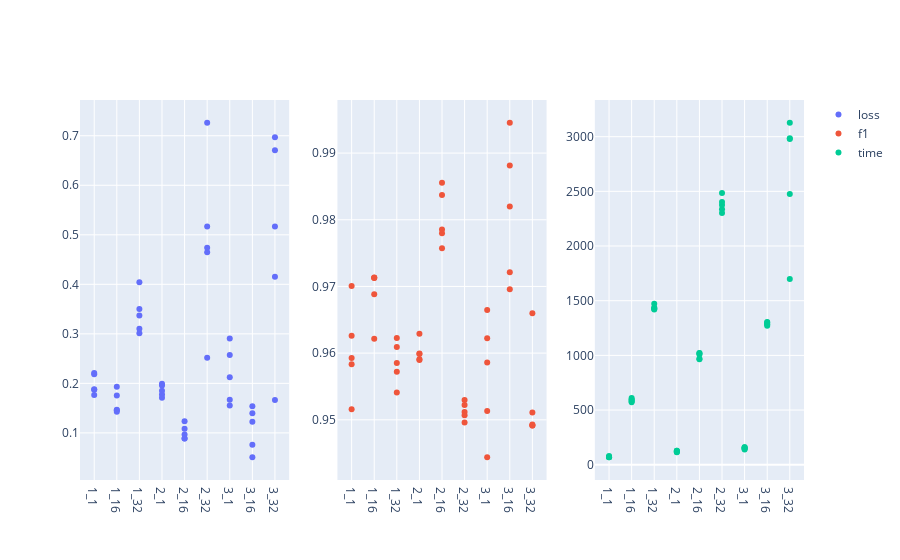
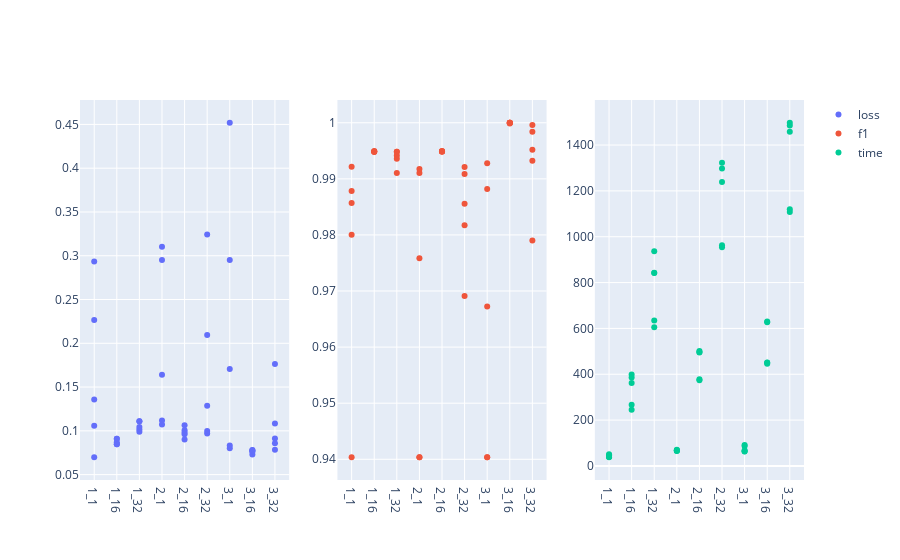
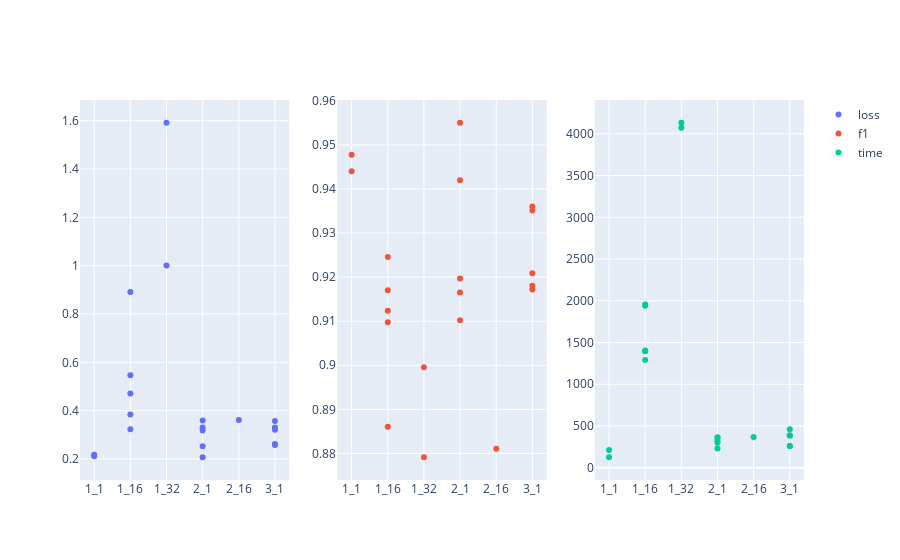
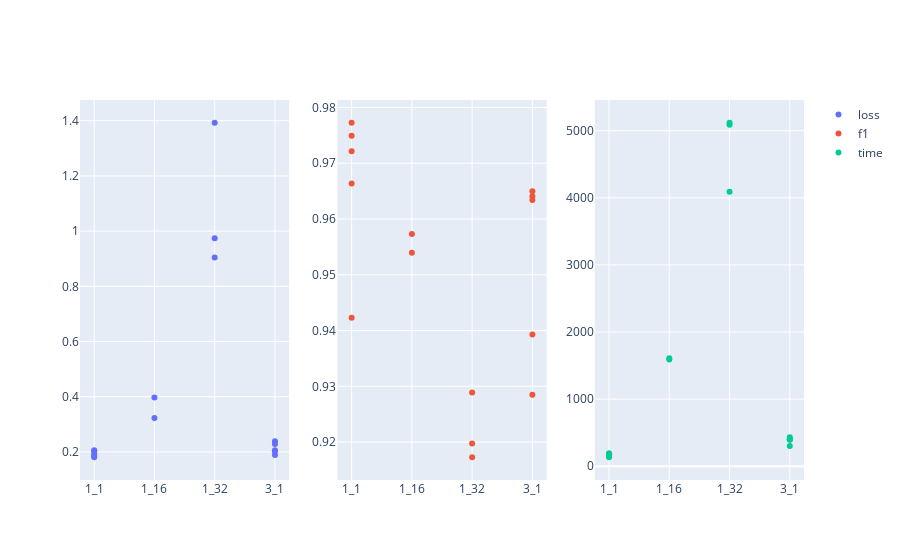

The code cell stored with these charts, in order, in its notebook:
### Markdown cell above
# Train Stats

### Code cell
visualise_train()

### Figure 1 — Plotly figure (JSON) as saved in the notebook; plotly's stock layout.template omitted (floating-point values rounded to 4 significant figures)
{"data": [{"mode": "markers", "name": "loss", "type": "scatter", "x": ["1_1", "1_1", "1_1", "1_1", "1_1", "1_16", "1_16", "1_16", "1_16", "1_16", "1_32", "1_32", "1_32", "1_32", "1_32", "2_1", "2_1", "2_1", "2_1", "2_1", "2_16", "2_16", "2_16", "2_16", "2_16", "2_32", "2_32", "2_32", "2_32", "2_32", "3_1", "3_1", "3_1", "3_1", "3_1", "3_16", "3_16", "3_16", "3_16", "3_16", "3_32", "3_32", "3_32", "3_32", "3_32"], "xaxis": "x", "y": [0.2183, 0.221, 0.1881, 0.1767, 0.1873, 0.1457, 0.1465, 0.1757, 0.1934, 0.1427, 0.3011, 0.3502, 0.337, 0.4041, 0.3102, 0.1958, 0.1774, 0.1708, 0.1852, 0.1994, 0.1086, 0.08846, 0.08869, 0.09679, 0.1236, 0.7262, 0.4648, 0.5166, 0.2519, 0.4737, 0.2571, 0.2122, 0.1667, 0.1555, 0.2908, 0.1224, 0.07606, 0.1537, 0.05082, 0.1397, 0.1665, 0.6969, 0.517, 0.4154, 0.6708], "yaxis": "y"}, {"mode": "markers", "name": "f1", "type": "scatter", "x": ["1_1", "1_1", "1_1", "1_1", "1_1", "1_16", "1_16", "1_16", "1_16", "1_16", "1_32", "1_32", "1_32", "1_32", "1_32", "2_1", "2_1", "2_1", "2_1", "2_1", "2_16", "2_16", "2_16", "2_16", "2_16", "2_32", "2_32", "2_32", "2_32", "2_32", "3_1", "3_1", "3_1", "3_1", "3_1", "3_16", "3_16", "3_16", "3_16", "3_16", "3_32", "3_32", "3_32", "3_32", "3_32"], "xaxis": "x2", "y": [0.9516, 0.9626, 0.9593, 0.9701, 0.9583, 0.9713, 0.9713, 0.9688, 0.9622, 0.9713, 0.9609, 0.9623, 0.9585, 0.9541, 0.9572, 0.9599, 0.96, 0.9591, 0.9629, 0.959, 0.978, 0.9837, 0.9856, 0.9785, 0.9757, 0.9496, 0.9512, 0.9522, 0.953, 0.9507, 0.9586, 0.9513, 0.9665, 0.9622, 0.9444, 0.982, 0.9881, 0.9721, 0.9945, 0.9696, 0.966, 0.9491, 0.9492, 0.9511, 0.9493], "yaxis": "y2"}, {"mode": "markers", "name": "time", "type": "scatter", "x": ["1_1", "1_1", "1_1", "1_1", "1_1", "1_16", "1_16", "1_16", "1_16", "1_16", "1_32", "1_32", "1_32", "1_32", "1_32", "2_1", "2_1", "2_1", "2_1", "2_1", "2_16", "2_16", "2_16", "2_16", "2_16", "2_32", "2_32", "2_32", "2_32", "2_32", "3_1", "3_1", "3_1", "3_1", "3_1", "3_16", "3_16", "3_16", "3_16", "3_16", "3_32", "3_32", "3_32", "3_32", "3_32"], "xaxis": "x3", "y": [71.36, 70.39, 68.36, 78.71, 69.25, 609.4, 571.3, 592.1, 579.5, 596.6, 1420.0, 1426.0, 1438.0, 1428.0, 1473.0, 113.6, 116.9, 124.0, 128.2, 128.7, 965.0, 1019.0, 969.8, 1023.0, 1007.0, 2337.0, 2301.0, 2484.0, 2375.0, 2403.0, 159.3, 150.1, 146.2, 138.8, 158.9, 1282.0, 1271.0, 1287.0, 1306.0, 1300.0, 3127.0, 1698.0, 2986.0, 2979.0, 2476.0], "yaxis": "y3"}], "layout": {"xaxis": {"anchor": "y", "domain": [0, 0.2889]}, "xaxis2": {"anchor": "y2", "domain": [0.3556, 0.6444]}, "xaxis3": {"anchor": "y3", "domain": [0.7111, 1]}, "yaxis": {"anchor": "x", "domain": [0, 1]}, "yaxis2": {"anchor": "x2", "domain": [0, 1]}, "yaxis3": {"anchor": "x3", "domain": [0, 1]}}}

### Figure 2 — Plotly figure (JSON) as saved in the notebook; plotly's stock layout.template omitted (floating-point values rounded to 4 significant figures)
{"data": [{"mode": "markers", "name": "loss", "type": "scatter", "x": ["1_1", "1_1", "1_1", "1_1", "1_1", "1_16", "1_16", "1_16", "1_16", "1_16", "1_32", "1_32", "1_32", "1_32", "1_32", "2_1", "2_1", "2_1", "2_1", "2_1", "2_16", "2_16", "2_16", "2_16", "2_16", "2_32", "2_32", "2_32", "2_32", "2_32", "3_1", "3_1", "3_1", "3_1", "3_1", "3_16", "3_16", "3_16", "3_16", "3_16", "3_32", "3_32", "3_32", "3_32", "3_32"], "xaxis": "x", "y": [0.1057, 0.2265, 0.2934, 0.1358, 0.06983, 0.08693, 0.09098, 0.09103, 0.08455, 0.0847, 0.1109, 0.1016, 0.09905, 0.1043, 0.111, 0.1072, 0.1119, 0.295, 0.1641, 0.3102, 0.09811, 0.09, 0.1007, 0.09602, 0.1065, 0.2095, 0.3242, 0.09706, 0.1286, 0.09988, 0.2952, 0.4519, 0.08003, 0.1706, 0.08334, 0.07304, 0.07602, 0.07792, 0.077, 0.07802, 0.1083, 0.1763, 0.09132, 0.07845, 0.08591], "yaxis": "y"}, {"mode": "markers", "name": "f1", "type": "scatter", "x": ["1_1", "1_1", "1_1", "1_1", "1_1", "1_16", "1_16", "1_16", "1_16", "1_16", "1_32", "1_32", "1_32", "1_32", "1_32", "2_1", "2_1", "2_1", "2_1", "2_1", "2_16", "2_16", "2_16", "2_16", "2_16", "2_32", "2_32", "2_32", "2_32", "2_32", "3_1", "3_1", "3_1", "3_1", "3_1", "3_16", "3_16", "3_16", "3_16", "3_16", "3_32", "3_32", "3_32", "3_32", "3_32"], "xaxis": "x2", "y": [0.9922, 0.9878, 0.9404, 0.9801, 0.9857, 0.9948, 0.9948, 0.9949, 0.995, 0.9948, 0.9936, 0.9942, 0.9948, 0.9948, 0.991, 0.9911, 0.9917, 0.9404, 0.9758, 0.9404, 0.9949, 0.995, 0.9949, 0.9949, 0.9949, 0.9817, 0.9691, 0.9908, 0.9856, 0.9921, 0.9404, 0.9404, 0.9882, 0.9672, 0.9928, 1, 1, 1, 0.9999, 1, 0.9932, 0.979, 0.9984, 0.9996, 0.9952], "yaxis": "y2"}, {"mode": "markers", "name": "time", "type": "scatter", "x": ["1_1", "1_1", "1_1", "1_1", "1_1", "1_16", "1_16", "1_16", "1_16", "1_16", "1_32", "1_32", "1_32", "1_32", "1_32", "2_1", "2_1", "2_1", "2_1", "2_1", "2_16", "2_16", "2_16", "2_16", "2_16", "2_32", "2_32", "2_32", "2_32", "2_32", "3_1", "3_1", "3_1", "3_1", "3_1", "3_16", "3_16", "3_16", "3_16", "3_16", "3_32", "3_32", "3_32", "3_32", "3_32"], "xaxis": "x3", "y": [39.9, 51.47, 37.86, 47.06, 40.12, 385.5, 362.4, 267.1, 245.6, 398.6, 843.2, 605.3, 937.0, 634.7, 841.7, 67.47, 65.57, 71.1, 68.3, 65.83, 501.7, 374.0, 496.7, 378.4, 495.3, 954.6, 1239.0, 1298.0, 1323.0, 963.3, 91.49, 63.53, 63.32, 87.12, 68.57, 629.9, 450.7, 451.5, 626.6, 445.9, 1485.0, 1120.0, 1497.0, 1458.0, 1108.0], "yaxis": "y3"}], "layout": {"xaxis": {"anchor": "y", "domain": [0, 0.2889]}, "xaxis2": {"anchor": "y2", "domain": [0.3556, 0.6444]}, "xaxis3": {"anchor": "y3", "domain": [0.7111, 1]}, "yaxis": {"anchor": "x", "domain": [0, 1]}, "yaxis2": {"anchor": "x2", "domain": [0, 1]}, "yaxis3": {"anchor": "x3", "domain": [0, 1]}}}

### Figure 3 — Plotly figure (JSON) as saved in the notebook; plotly's stock layout.template omitted (floating-point values rounded to 4 significant figures)
{"data": [{"mode": "markers", "name": "loss", "type": "scatter", "x": ["1_1", "1_1", "1_16", "1_16", "1_16", "1_16", "1_16", "1_32", "1_32", "2_1", "2_1", "2_1", "2_1", "2_1", "2_16", "3_1", "3_1", "3_1", "3_1", "3_1"], "xaxis": "x", "y": [0.2175, 0.211, 0.5469, 0.3842, 0.8906, 0.4711, 0.3231, 1.001, 1.591, 0.207, 0.2529, 0.3297, 0.3593, 0.3181, 0.3608, 0.2616, 0.3566, 0.3304, 0.3208, 0.2581], "yaxis": "y"}, {"mode": "markers", "name": "f1", "type": "scatter", "x": ["1_1", "1_1", "1_16", "1_16", "1_16", "1_16", "1_16", "1_32", "1_32", "2_1", "2_1", "2_1", "2_1", "2_1", "2_16", "3_1", "3_1", "3_1", "3_1", "3_1"], "xaxis": "x2", "y": [0.944, 0.9477, 0.9124, 0.9246, 0.8861, 0.9098, 0.917, 0.8995, 0.8791, 0.955, 0.942, 0.9197, 0.9165, 0.9102, 0.8811, 0.936, 0.9172, 0.918, 0.9209, 0.9351], "yaxis": "y2"}, {"mode": "markers", "name": "time", "type": "scatter", "x": ["1_1", "1_1", "1_16", "1_16", "1_16", "1_16", "1_16", "1_32", "1_32", "2_1", "2_1", "2_1", "2_1", "2_1", "2_16", "3_1", "3_1", "3_1", "3_1", "3_1"], "xaxis": "x3", "y": [126.1, 211.5, 1956.0, 1942.0, 1396.0, 1406.0, 1290.0, 4132.0, 4074.0, 301.1, 322.3, 366.5, 359.2, 231.8, 367.9, 462.6, 261.9, 384.2, 388.3, 259.7], "yaxis": "y3"}], "layout": {"xaxis": {"anchor": "y", "domain": [0, 0.2889]}, "xaxis2": {"anchor": "y2", "domain": [0.3556, 0.6444]}, "xaxis3": {"anchor": "y3", "domain": [0.7111, 1]}, "yaxis": {"anchor": "x", "domain": [0, 1]}, "yaxis2": {"anchor": "x2", "domain": [0, 1]}, "yaxis3": {"anchor": "x3", "domain": [0, 1]}}}

### Figure 4 — Plotly figure (JSON) as saved in the notebook; plotly's stock layout.template omitted (floating-point values rounded to 4 significant figures)
{"data": [{"mode": "markers", "name": "loss", "type": "scatter", "x": ["1_1", "1_1", "1_1", "1_1", "1_1", "1_16", "1_16", "1_32", "1_32", "1_32", "3_1", "3_1", "3_1", "3_1", "3_1"], "xaxis": "x", "y": [0.2058, 0.1807, 0.1936, 0.2036, 0.1859, 0.3974, 0.3225, 0.9045, 1.393, 0.9738, 0.2384, 0.2065, 0.2028, 0.2291, 0.1892], "yaxis": "y"}, {"mode": "markers", "name": "f1", "type": "scatter", "x": ["1_1", "1_1", "1_1", "1_1", "1_1", "1_16", "1_16", "1_32", "1_32", "1_32", "3_1", "3_1", "3_1", "3_1", "3_1"], "xaxis": "x2", "y": [0.9423, 0.9773, 0.9722, 0.9664, 0.9749, 0.9573, 0.954, 0.9173, 0.9198, 0.9289, 0.9393, 0.965, 0.9641, 0.9285, 0.9634], "yaxis": "y2"}, {"mode": "markers", "name": "time", "type": "scatter", "x": ["1_1", "1_1", "1_1", "1_1", "1_1", "1_16", "1_16", "1_32", "1_32", "1_32", "3_1", "3_1", "3_1", "3_1", "3_1"], "xaxis": "x3", "y": [192.6, 179.7, 133.7, 179.7, 180.4, 1591.0, 1609.0, 4090.0, 5118.0, 5089.0, 401.4, 398.5, 302.7, 396.3, 432.3], "yaxis": "y3"}], "layout": {"xaxis": {"anchor": "y", "domain": [0, 0.2889]}, "xaxis2": {"anchor": "y2", "domain": [0.3556, 0.6444]}, "xaxis3": {"anchor": "y3", "domain": [0.7111, 1]}, "yaxis": {"anchor": "x", "domain": [0, 1]}, "yaxis2": {"anchor": "x2", "domain": [0, 1]}, "yaxis3": {"anchor": "x3", "domain": [0, 1]}}}
